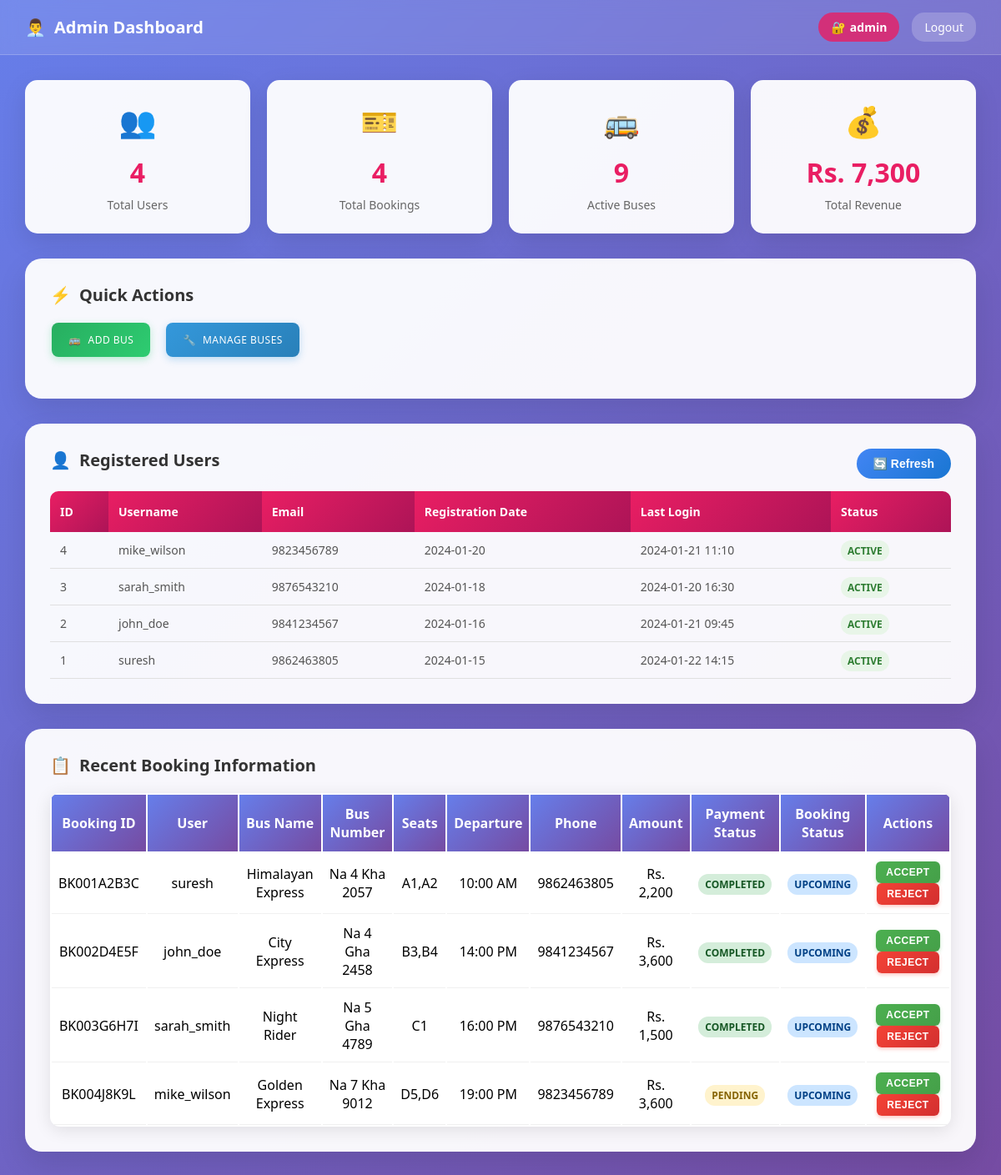
The app's page /admin_dashboard.php (signed in) with its own data.
### tables this page shows
CREATE TABLE `users` (
    `id` int(11) NOT NULL AUTO_INCREMENT,
    `username` varchar(50) NOT NULL,
    `name` varchar(100) NOT NULL,
    `phone` varchar(15) NOT NULL UNIQUE,
    `address` text NOT NULL,
    `password_hash` varchar(255) NOT NULL,
    `created_at` timestamp NOT NULL DEFAULT CURRENT_TIMESTAMP,
    `last_login` timestamp NULL DEFAULT NULL,
    `is_active` tinyint(1) NOT NULL DEFAULT 1,
    PRIMARY KEY (`id`),
    UNIQUE KEY `unique_phone` (`phone`),
    KEY `idx_username` (`username`),
    KEY `idx_phone` (`phone`)
);

CREATE TABLE IF NOT EXISTS `payments` (
    `id` int(11) NOT NULL AUTO_INCREMENT,
    `booking_id` varchar(20) NOT NULL,
    `user_id` int(11) NOT NULL,
    `payment_id` varchar(50) NOT NULL UNIQUE,
    `amount` decimal(10,2) NOT NULL,
    `payment_method` enum('esewa','khalti','cash','bank_transfer') NOT NULL,
    `payment_status` enum('pending','completed','failed','refunded') NOT NULL DEFAULT 'pending',
    `transaction_id` varchar(100) DEFAULT NULL,
    `payment_gateway_response` text DEFAULT NULL,
    `payment_date` timestamp NULL DEFAULT NULL,
    `created_at` timestamp NOT NULL DEFAULT CURRENT_TIMESTAMP,
    `updated_at` timestamp NOT NULL DEFAULT CURRENT_TIMESTAMP ON UPDATE CURRENT_TIMESTAMP,
    PRIMARY KEY (`id`),
    UNIQUE KEY `unique_payment_id` (`payment_id`),
    KEY `idx_booking_id` (`booking_id`),
    KEY `idx_user_id` (`user_id`),
    KEY `idx_payment_status` (`payment_status`),
    KEY `idx_payment_method` (`payment_method`),
    FOREIGN KEY (`user_id`) REFERENCES `users`(`id`) ON DELETE CASCADE,
    FOREIGN KEY (`booking_id`) REFERENCES `bookings`(`booking_id`) ON DELETE CASCADE
);

CREATE TABLE `bookings` (
    `id` int(11) NOT NULL AUTO_INCREMENT,
    `user_id` int(11) NOT NULL,
    `booking_id` varchar(20) NOT NULL UNIQUE,
    `passenger_name` varchar(100) NOT NULL,
    `phone` varchar(15) NOT NULL,
    `from_location` varchar(100) NOT NULL,
    `to_location` varchar(100) NOT NULL,
    `travel_date` date NOT NULL,
    `departure_time` varchar(20) NOT NULL,
    `bus_name` varchar(100) NOT NULL,
    `bus_number` varchar(20) NOT NULL,
    `selected_seats` text NOT NULL,
    `seat_count` int(11) NOT NULL,
    `price_per_seat` decimal(10,2) NOT NULL,
    `total_amount` decimal(10,2) NOT NULL,
    `payment_method` varchar(50) NOT NULL,
    `payment_status` enum('pending','confirmed','failed','refunded') NOT NULL DEFAULT 'pending',
    `booking_status` enum('upcoming','completed','cancelled') NOT NULL DEFAULT 'upcoming',
    `created_at` timestamp NOT NULL DEFAULT CURRENT_TIMESTAMP,
    `updated_at` timestamp NOT NULL DEFAULT CURRENT_TIMESTAMP ON UPDATE CURRENT_TIMESTAMP,
    PRIMARY KEY (`id`),
    UNIQUE KEY `unique_booking_id` (`booking_id`),
    KEY `idx_user_id` (`user_id`),
    KEY `idx_travel_date` (`travel_date`),
    KEY `idx_booking_status` (`booking_status`),
    KEY `idx_payment_status` (`payment_status`),
    KEY `idx_bus_number` (`bus_number`),
    FOREIGN KEY (`user_id`) REFERENCES `users`(`id`) ON DELETE CASCADE
);

### admin_dashboard.php (the view, shortened to what this page needs)
<?php
try {
    $pdo = getDBConnection();
    $stmt = $pdo->query("SELECT COUNT(*) as total_users FROM users WHERE is_active = 1");
    $totalUsers = $stmt->fetch()['total_users'];
    $stmt = $pdo->query("SELECT COUNT(*) as total_bookings FROM bookings");
    $totalBookings = $stmt->fetch()['total_bookings'];
    $stmt = $pdo->query("SELECT COUNT(*) as active_buses FROM buses WHERE is_active = 1");
    $activeBuses = $stmt->fetch()['active_buses'];
    $stmt = $pdo->query("SELECT COALESCE(SUM(total_amount), 0) as total_revenue FROM bookings WHERE payment_status = 'confirmed'");
    $totalRevenue = $stmt->fetch()['total_revenue'];
    $stmt = $pdo->query("SELECT id, username, name, phone, created_at, last_login, is_active FROM users ORDER BY created_at DESC LIMIT 10");
    $users = $stmt->fetchAll();
    $stmt = $pdo->query("
        SELECT b.*, u.username, u.name as user_name, p.payment_status as payment_status_actual, p.payment_method as payment_method_actual
        FROM bookings b
        JOIN users u ON b.user_id = u.id
        LEFT JOIN payments p ON b.booking_id = p.booking_id
        ORDER BY b.created_at DESC
        LIMIT 20
    ");
    $bookings = $stmt->fetchAll();
} catch (Exception $e) {
    $totalUsers = 0;
    $totalBookings = 0;
    $activeBuses = 0;
    $totalRevenue = 0;
    $users = [];
    $bookings = [];
}
?>
<!DOCTYPE html>
<html lang="en">
<head>
</head>
<body>
    <div class="admin-header">
        <div class="admin-title">
            <span>👨‍💼</span>
            Admin Dashboard
        </div>
        <div class="admin-info">
            <div class="admin-user">
                <span>🔐</span>
                <span><?php echo htmlspecialchars($_SESSION['admin_username']); ?></span>
            </div>
            <a href="admin_login.php" class="logout-btn">Logout</a>
        </div>
    </div>
    <div class="dashboard-container">
        <div class="stats-grid">
            <div class="stat-card">
                <div class="stat-icon">👥</div>
                <div class="stat-number" id="totalUsers"><?php echo $totalUsers; ?></div>
                <div class="stat-label">Total Users</div>
            </div>
            <div class="stat-card">
                <div class="stat-icon">🎫</div>
                <div class="stat-number" id="totalBookings"><?php echo $totalBookings; ?></div>
                <div class="stat-label">Total Bookings</div>
            </div>
            <div class="stat-card">
                <div class="stat-icon">🚌</div>
                <div class="stat-number" id="activeBuses"><?php echo $activeBuses; ?></div>
                <div class="stat-label">Active Buses</div>
            </div>
            <div class="stat-card">
                <div class="stat-icon">💰</div>
                <div class="stat-number" id="totalRevenue">Rs. <?php echo number_format($totalRevenue, 0); ?></div>
                <div class="stat-label">Total Revenue</div>
            </div>
        </div>
        <div class="data-section">
            <div class="section-title">
                <span>⚡</span>
                Quick Actions
            </div>
            <div style="display: flex; gap: 15px; margin-bottom: 20px; flex-wrap: wrap;">
                <a href="add_bus.php" class="action-btn" style="background: linear-gradient(135deg, #27ae60, #2ecc71); color: white; padding: 12px 20px; text-decoration: none; border-radius: 8px; display: inline-flex; align-items: center; gap: 8px; font-weight: 500; box-shadow: 0 3px 10px rgba(46, 204, 113, 0.3); transition: all 0.3s ease;">
                    <span>🚌</span> Add Bus
                </a>
                <a href="manage_buses.php" class="action-btn" style="background: linear-gradient(135deg, #3498db, #2980b9); color: white; padding: 12px 20px; text-decoration: none; border-radius: 8px; display: inline-flex; align-items: center; gap: 8px; font-weight: 500; box-shadow: 0 3px 10px rgba(52, 152, 219, 0.3); transition: all 0.3s ease;">
                    <span>🔧</span> Manage Buses
                </a>
            </div>
        </div>
        <div class="data-section">
            <button class="refresh-btn" onclick="refreshData()">🔄 Refresh</button>
            <div class="section-title">
                <span>👤</span>
                Registered Users
            </div>
            <table class="data-table">
                <thead>
                    <tr>
                        <th>ID</th>
                        <th>Username</th>
                        <th>Email</th>
                        <th>Registration Date</th>
                        <th>Last Login</th>
                        <th>Status</th>
                    </tr>
                </thead>
                <tbody id="usersTable">
                    <?php foreach ($users as $user): ?>
                    <tr>
                        <td><?php echo $user['id']; ?></td>
                        <td><?php echo htmlspecialchars($user['username']); ?></td>
                        <td><?php echo htmlspecialchars($user['phone']); ?></td>
                        <td><?php echo date('Y-m-d', strtotime($user['created_at'])); ?></td>
                        <td><?php echo $user['last_login'] ? date('Y-m-d H:i', strtotime($user['last_login'])) : 'Never'; ?></td>
                        <td><span class="status-badge <?php echo $user['is_active'] ? 'status-active' : 'status-rejected'; ?>"><?php echo $user['is_active'] ? 'Active' : 'Inactive'; ?></span></td>
                    </tr>
                    <?php endforeach; ?>
                </tbody>
            </table>
        </div>
        <div class="data-section">
            <div class="section-title">
                <span>📋</span>
                Recent Booking Information
            </div>
            <table class="table table-striped bookings-table">
                <thead>
                    <tr>
                        <th>Booking ID</th>
                        <th>User</th>
                        <th>Bus Name</th>
                        <th>Bus Number</th>
                        <th>Seats</th>
                        <th>Departure</th>
                        <th>Phone</th>
                        <th>Amount</th>
                        <th>Payment Status</th>
                        <th>Booking Status</th>
                        <th>Actions</th>
                    </tr>
                </thead>
                <tbody id="bookingsTable">
                    <?php foreach ($bookings as $booking): ?>
                    <tr>
                        <td><?php echo htmlspecialchars($booking['booking_id']); ?></td>
                        <td><?php echo htmlspecialchars($booking['username']); ?></td>
                        <td><?php echo htmlspecialchars($booking['bus_name']); ?></td>
                        <td><?php echo htmlspecialchars($booking['bus_number']); ?></td>
                        <td><?php echo htmlspecialchars($booking['selected_seats']); ?></td>
                        <td><?php echo htmlspecialchars($booking['departure_time']); ?></td>
                        <td><?php echo htmlspecialchars($booking['phone']); ?></td>
                        <td>Rs. <?php echo number_format($booking['total_amount'], 0); ?></td>
                        <td>
                            <span class="status-badge status-<?php echo $booking['payment_status_actual'] ?? $booking['payment_status']; ?>">
                                <?php echo ucfirst($booking['payment_status_actual'] ?? $booking['payment_status']); ?>
                            </span>
                        </td>
                        <td>
                            <span class="status-badge status-<?php echo $booking['booking_status']; ?>">
                                <?php echo ucfirst($booking['booking_status']); ?>
                            </span>
                        </td>
                        <td>
                            <?php if ($booking['booking_status'] == 'upcoming'): ?>
                                <button class="action-btn accept-btn" onclick="acceptBooking('<?php echo $booking['booking_id']; ?>')">Accept</button>
                                <button class="action-btn reject-btn" onclick="rejectBooking('<?php echo $booking['booking_id']; ?>')">Reject</button>
                            <?php else: ?>
                                <button class="action-btn info-btn" onclick="viewPaymentHistory('<?php echo $booking['booking_id']; ?>')">Payment History</button>
                            <?php endif; ?>
                        </td>
                    </tr>
                    <?php endforeach; ?>
                </tbody>
            </table>
        </div>
    </div>
</body>
</html>

### admin_dashboard.php (style rules this page uses)
* { margin: 0; padding: 0; box-sizing: border-box; }
body { font-family: 'Segoe UI', Tahoma, Geneva, Verdana, sans-serif; background: linear-gradient(135deg, #667eea 0%, #764ba2 100%); min-height: 100vh; }
.admin-header { background: rgba(255, 255, 255, 0.1); backdrop-filter: blur(10px); padding: 15px 30px; display: flex; justify-content: space-between; align-items: center; border-bottom: 1px solid rgba(255, 255, 255, 0.2); }
.admin-title { color: white; font-size: 20px; font-weight: 600; display: flex; align-items: center; gap: 10px; }
.admin-info { display: flex; align-items: center; gap: 15px; }
.admin-user { color: white; background: rgba(233, 30, 99, 0.8); padding: 8px 15px; border-radius: 20px; font-size: 14px; display: flex; align-items: center; gap: 5px; font-weight: 600; }
.logout-btn { color: white; text-decoration: none; background: rgba(255, 255, 255, 0.2); padding: 8px 15px; border-radius: 15px; font-size: 14px; transition: all 0.3s ease; }
.dashboard-container { padding: 30px; max-width: 1200px; margin: 0 auto; }
.stats-grid { display: grid; grid-template-columns: repeat(auto-fit, minmax(250px, 1fr)); gap: 20px; margin-bottom: 30px; }
.stat-card { background: rgba(255, 255, 255, 0.95); border-radius: 15px; padding: 25px; text-align: center; box-shadow: 0 10px 30px rgba(0, 0, 0, 0.1); transition: transform 0.3s ease; }
.stat-icon { font-size: 36px; margin-bottom: 15px; }
.stat-number { font-size: 32px; font-weight: 700; color: #e91e63; margin-bottom: 8px; }
.stat-label { font-size: 14px; color: #666; font-weight: 500; }
.data-section { background: rgba(255, 255, 255, 0.95); border-radius: 20px; padding: 30px; box-shadow: 0 15px 35px rgba(0, 0, 0, 0.1); margin-bottom: 30px; }
.section-title { font-size: 20px; font-weight: 600; color: #333; margin-bottom: 20px; display: flex; align-items: center; gap: 10px; }
.data-table { width: 100%; border-collapse: collapse; margin-top: 15px; }
.data-table th { background: linear-gradient(135deg, #e91e63 0%, #ad1457 100%); color: white; padding: 15px 12px; text-align: left; font-weight: 600; font-size: 14px; }
.data-table th:first-child { border-radius: 10px 0 0 0; }
.data-table th:last-child { border-radius: 0 10px 0 0; }
.data-table td { padding: 12px; border-bottom: 1px solid #e0e0e0; font-size: 14px; color: #555; }
.status-badge { padding: 4px 12px; border-radius: 15px; font-size: 12px; font-weight: 600; }
.status-active { background: #e8f5e8; color: #2e7d32; }
.status-pending { background: #fff3e0; color: #f57c00; }
.status-completed { background: #e3f2fd; color: #1976d2; }
.approve-btn, .reject-btn { padding: 6px 12px; border: none; border-radius: 15px; font-size: 12px; font-weight: 600; cursor: pointer; transition: all 0.3s ease; min-width: 70px; }
.reject-btn { background: linear-gradient(135deg, #f44336 0%, #d32f2f 100%); color: white; }
.refresh-btn { background: linear-gradient(135deg, #4285f4 0%, #1976d2 100%); color: white; border: none; padding: 10px 20px; border-radius: 20px; font-size: 14px; font-weight: 600; cursor: pointer; transition: all 0.3s ease; float: right; margin-bottom: 15px; }
.status-badge { padding: 4px 8px; border-radius: 12px; font-size: 12px; font-weight: 600; text-transform: uppercase; }
.status-pending { background: #fff3cd; color: #856404; }
.status-completed, .status-confirmed { background: #d4edda; color: #155724; }
.status-upcoming { background: #cce5ff; color: #004085; }
.action-btn { padding: 6px 12px; border: none; border-radius: 6px; font-size: 12px; font-weight: 600; cursor: pointer; margin: 0 2px; transition: all 0.3s ease; text-transform: uppercase; letter-spacing: 0.5px; }
.accept-btn { background: linear-gradient(135deg, #4CAF50, #45a049); color: white; box-shadow: 0 2px 4px rgba(76, 175, 80, 0.3); }
.reject-btn { background: linear-gradient(135deg, #f44336, #d32f2f); color: white; box-shadow: 0 2px 4px rgba(244, 67, 54, 0.3); }
.bookings-table { background: white; border-radius: 12px; overflow: hidden; box-shadow: 0 4px 20px rgba(0,0,0,0.1); }
.bookings-table th { background: linear-gradient(135deg, #667eea 0%, #764ba2 100%); color: white; padding: 12px 8px; font-weight: 600; text-align: center; border: none; }
.bookings-table td { padding: 10px 8px; text-align: center; border-bottom: 1px solid #f0f0f0; vertical-align: middle; }

### records on screen
users: id "4", username "mike_wilson", phone "9823456789", created_at "2024-01-20", last_login "2024-01-21 11:10", is_active "ACTIVE"
users: id "3", username "sarah_smith", phone "9876543210", created_at "2024-01-18", last_login "2024-01-20 16:30", is_active "ACTIVE"
users: id "2", username "john_doe", phone "9841234567", created_at "2024-01-16", last_login "2024-01-21 09:45", is_active "ACTIVE"
users: id "1", username "suresh", phone "9862463805", created_at "2024-01-15", last_login "2024-01-22 14:15", is_active "ACTIVE"
payments: bookings.booking_id "BK001A2B3C", user.username "suresh", bookings.bus_name "Himalayan Express", bookings.bus_number "Na 4 Kha 2057", bookings.selected_seats "A1,A2", bookings.departure_time "10:00 AM", bookings.phone "9862463805", bookings.total_amount "2,200", payment_status "COMPLETED", bookings.booking_status "UPCOMING"
payments: bookings.booking_id "BK002D4E5F", user.username "john_doe", bookings.bus_name "City Express", bookings.bus_number "Na 4 Gha 2458", bookings.selected_seats "B3,B4", bookings.departure_time "14:00 PM", bookings.phone "9841234567", bookings.total_amount "3,600", payment_status "COMPLETED", bookings.booking_status "UPCOMING"
payments: bookings.booking_id "BK003G6H7I", user.username "sarah_smith", bookings.bus_name "Night Rider", bookings.bus_number "Na 5 Gha 4789", bookings.selected_seats "C1", bookings.departure_time "16:00 PM", bookings.phone "9876543210", bookings.total_amount "1,500", payment_status "COMPLETED", bookings.booking_status "UPCOMING"
payments: bookings.booking_id "BK004J8K9L", user.username "mike_wilson", bookings.bus_name "Golden Express", bookings.bus_number "Na 7 Kha 9012", bookings.selected_seats "D5,D6", bookings.departure_time "19:00 PM", bookings.phone "9823456789", bookings.total_amount "3,600", payment_status "PENDING", bookings.booking_status "UPCOMING"

### other values on screen
$_SESSION['admin_username'] "admin"
$totalUsers "4"
$totalBookings "4"
$activeBuses "9"
$totalRevenue "7,300"
